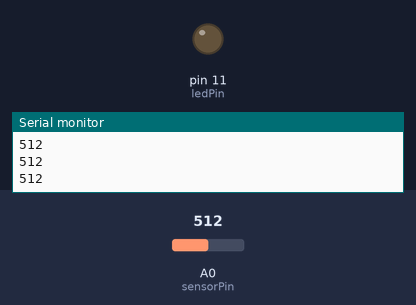
A sketch run on a simulated Arduino Uno, built with avr-gcc and run on an emulated ATmega328P. On the bench: output pins drawn as LEDs (lit = HIGH), the last lines printed to the serial monitor. The inputs (shaded band) are chosen by the test bench; at power-on: A0 (sensorPin) = 512.

Above: at 1.3 s.
1.4 s: A0 (sensorPin) set to 488
At 2.3 s:
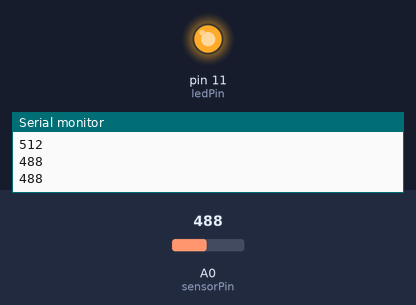
3.0 s: A0 (sensorPin) set to 510
At 3.5 s:
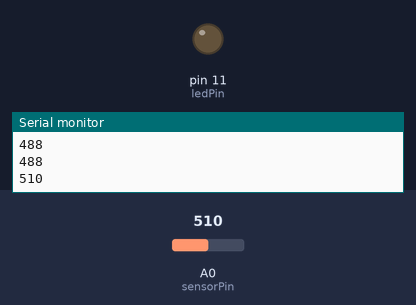
4.5 s: A0 (sensorPin) set to 490
At 5.9 s:
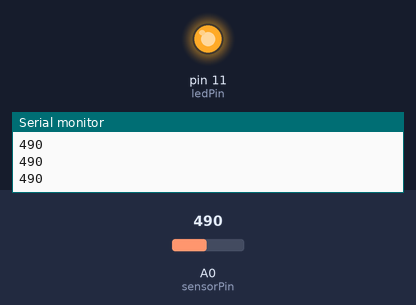
Timing chart, 0 to 7.5 s (numbered marks = the images above; inputs shaded):
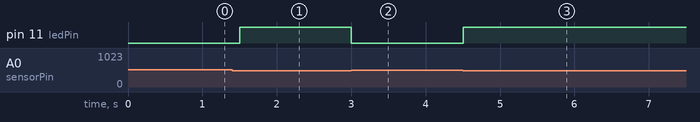

Measured:
- the behaviour switches between 500 and 499 on A0 (sensorPin) (found by bisection; images 0 and 1)
- after the input at 1.4 s, pin 11 (ledPin): LOW → HIGH after 0.10 s
- after the input at 3.0 s, pin 11 (ledPin): HIGH → LOW at once
- after the input at 4.5 s, pin 11 (ledPin): LOW → HIGH at once

The sketch:

ldr.ino
```cpp
int sensorPin = 0;
int ledPin = 11;

void setup() {
  analogReference(DEFAULT);
  Serial.begin(9600);
  pinMode(ledPin,OUTPUT);
}

void loop() {
  Serial.println(analogRead(sensorPin));
  delay(500);
  if(analogRead(sensorPin) < 500)
  {
    digitalWrite(ledPin,HIGH);
  }
  else
  {
    digitalWrite(ledPin,LOW);
  }
}
```
